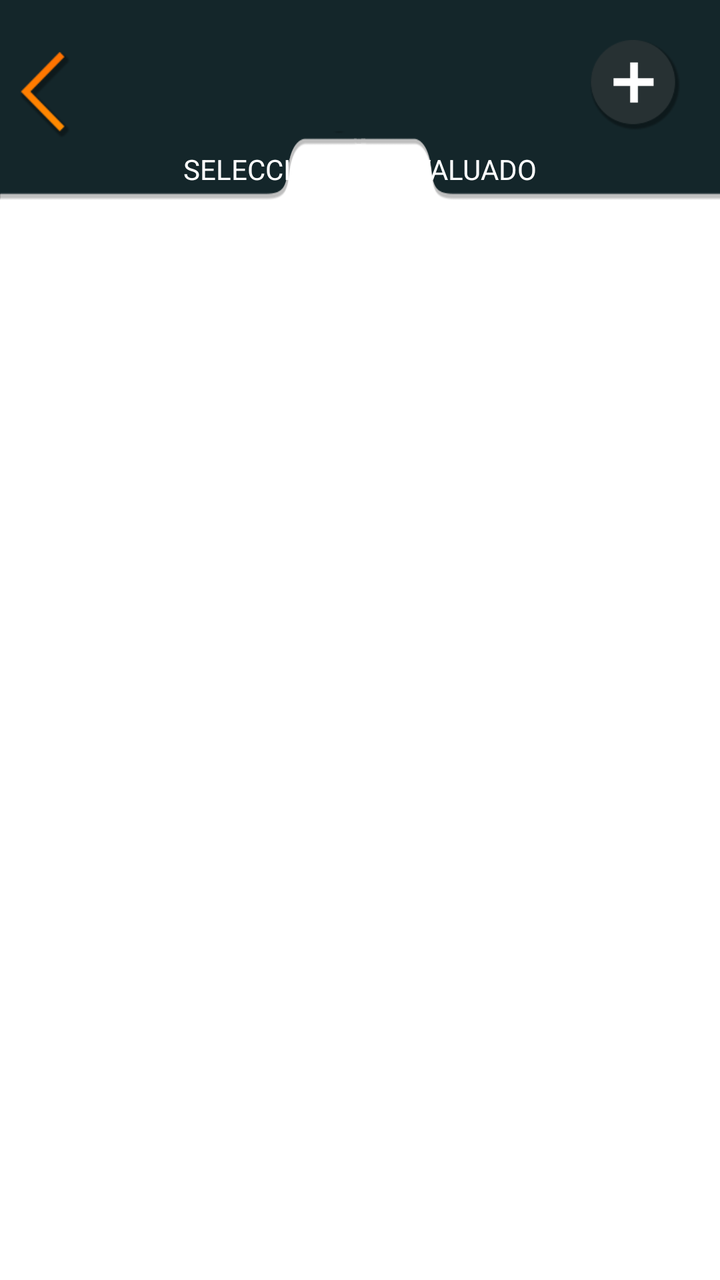
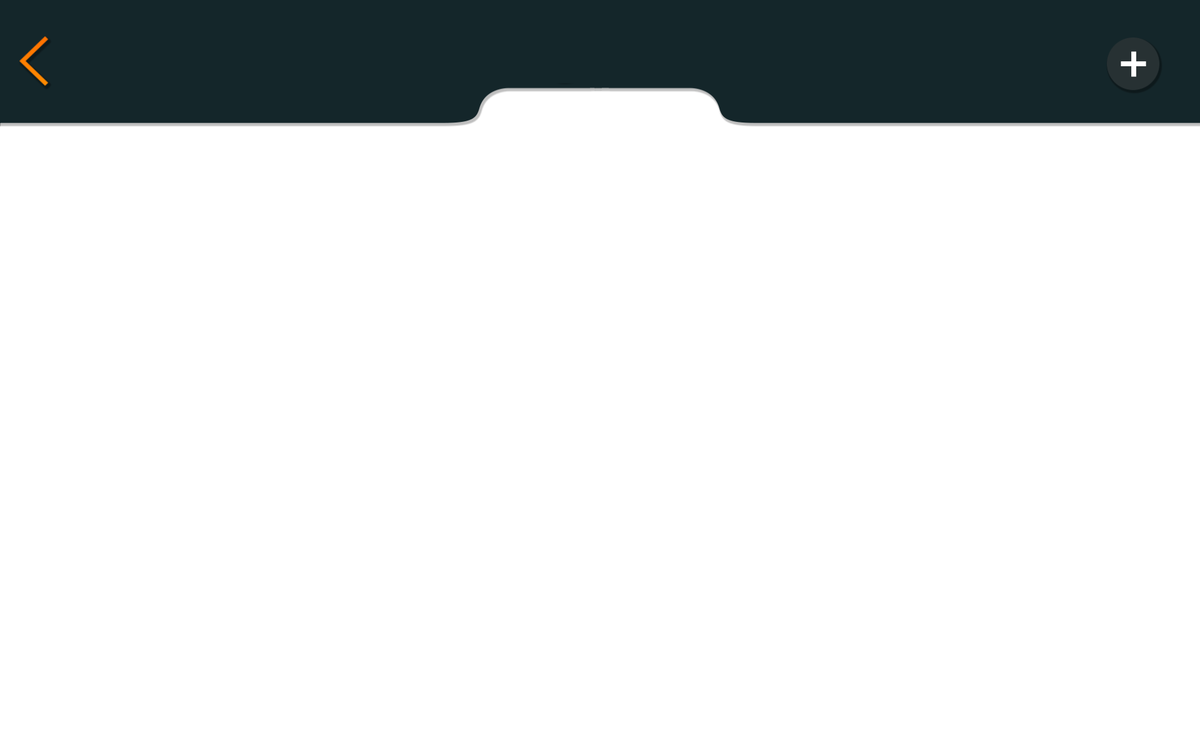

Compare how this app lays out the same screen by default and in its alternative resource folder. The renders come first, then the two layout files and the values they reference.
<!-- AndroidManifest.xml: application theme NoActionBar -->
<!-- res/layout/activity_users_list.xml -->
<RelativeLayout xmlns:android="http://schemas.android.com/apk/res/android"
                xmlns:tools="http://schemas.android.com/tools"
                android:layout_width="match_parent"
                android:layout_height="match_parent"
                android:background="@drawable/backrepeat"
                tools:context="com.belatrix.apadea.UsersListActivity">

    <ImageView
        android:id="@+id/actionBar"
        android:layout_width="match_parent"
        android:layout_height="100dp"
        android:background="@drawable/actionbar_bg"/>

    <RelativeLayout
        android:layout_width="wrap_content"
        android:layout_height="95dp"
        android:padding="10dp">

        <Button
            android:id="@+id/backButton"
            android:layout_width="25dp"
            android:layout_height="43dp"
            android:layout_centerVertical="true"
            android:background="@drawable/back_btn"
            android:onClick="back"/>
    </RelativeLayout>

    <TextView
        android:id="@+id/title"
        android:layout_width="wrap_content"
        android:layout_height="wrap_content"
        android:layout_centerHorizontal="true"
        android:layout_marginTop="75dp"
        android:text="@string/select_subject"
        android:textColor="@android:color/white"
        android:textSize="14sp"/>

    <ListView
        android:id="@+id/listView"
        android:layout_width="match_parent"
        android:layout_height="wrap_content"
        android:layout_below="@+id/actionBar"
        android:layout_margin="10dp"
        android:divider="@color/light_green_text"
        android:dividerHeight="1px"/>

    <Button
        android:id="@+id/addUserButton"
        android:layout_width="45dp"
        android:layout_height="45dp"
        android:layout_alignParentEnd="true"
        android:layout_alignParentRight="true"
        android:layout_marginRight="20dp"
        android:layout_marginTop="20dp"
        android:background="@drawable/add_btn"/>

</RelativeLayout>
<!-- resources referenced by this layout -->
<resources>
  <color name="light_green_text">#77979c</color>
  <!-- drawable actionbar_bg: png bitmap (drawable-xxhdpi, 5594 bytes) -->
  <!-- drawable add_btn: png bitmap (drawable-xxhdpi, 4011 bytes) -->
  <!-- drawable back_btn: png bitmap (drawable-xxhdpi, 2603 bytes) -->
  <string name="select_subject">SELECCIONE UN EVALUADO</string>
  <style name="NoActionBar" parent="@android:style/Theme.Holo.Light">
          <item name="android:windowActionBar">false</item>
          <item name="android:windowNoTitle">true</item>
          <item name="android:windowFullscreen">true</item>
      </style>
</resources>
<!-- res/layout-sw720dp/activity_users_list.xml (the repository's variant of the layout above) -->
<!-- drawn on a large tablet held sideways -->
<RelativeLayout xmlns:android="http://schemas.android.com/apk/res/android"
    xmlns:tools="http://schemas.android.com/tools"
    android:layout_width="match_parent"
    android:layout_height="match_parent"
    android:background="@drawable/backrepeat"
    tools:context="com.belatrix.apadea.UsersListActivity">

    <ImageView
        android:id="@+id/actionBar"
        android:layout_width="match_parent"
        android:layout_height="135dp"
        android:background="@drawable/actionbar_bg" />

    <RelativeLayout
        android:layout_width="wrap_content"
        android:layout_height="135dp">

        <Button
            android:layout_width="35dp"
            android:layout_height="57dp"
            android:layout_marginLeft="20dp"
            android:layout_marginTop="22dp"
            android:layout_centerVertical="true"
            android:onClick="back"
            android:background="@drawable/back_btn"
            android:id="@+id/backButton" />
    </RelativeLayout>

    <TextView
        android:layout_width="wrap_content"
        android:layout_height="wrap_content"
        android:layout_centerHorizontal="true"
        android:layout_marginTop="105dp"
        android:text="@string/select_subject"
        android:textColor="@android:color/white"
        android:textSize="16sp"
        android:id="@+id/title" />

    <ListView
        android:layout_below="@+id/actionBar"
        android:layout_width="match_parent"
        android:layout_height="wrap_content"
        android:layout_margin="10dp"
        android:divider="@color/light_green_text"
        android:dividerHeight="1px"
        android:id="@+id/listView"/>

    <Button
        android:id="@+id/addUserButton"
        android:layout_width="60dp"
        android:layout_height="60dp"
        android:background="@drawable/add_btn"
        android:layout_alignParentTop="true"
        android:layout_alignParentRight="true"
        android:layout_alignParentEnd="true"
        android:layout_marginTop="40dp"
        android:layout_marginRight="40dp"/>

</RelativeLayout>
